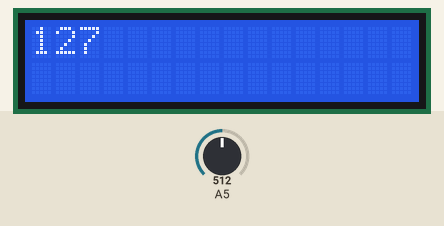
This sketch was run on a simulated Arduino Uno, built with avr-gcc and run on an emulated ATmega328P. Parts: 16×2 character LCD. Inputs (shaded band) come from the test bench; at power-on: A5 = 512. What the sketch prints to the serial monitor is not drawn.

Above: at 1.6 s.
1.7 s: A5 set to 716
At 2.4 s:
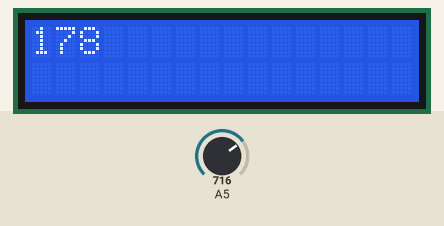
3.6 s: A5 set to 900
At 5.3 s:
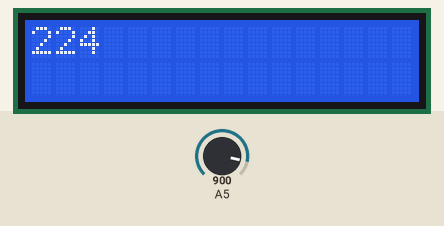
5.7 s: A5 set to 1023
At 7.1 s:
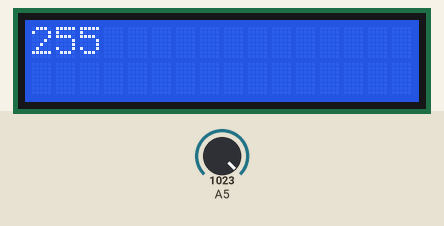
Timing chart, 0 to 8.7 s (numbered marks = the images above; inputs shaded):
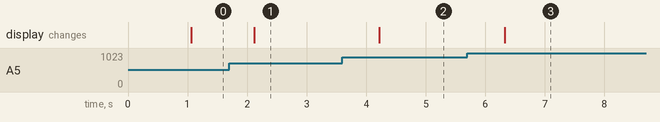

The sketch:

demo.ino
```cpp
#include <LiquidCrystal.h>
LiquidCrystal lcd(7, 6, 5, 4, 3, 2);
String data = "";
bool req = false;
int num = 0;

void setup() {

  lcd.begin(16, 2);
  Serial.begin(9600);
  pinMode(A5, INPUT);
}

void loop() {

  data = Serial.readString();

  lcd.clear();
  num = map(analogRead(A5), 0, 1023, 0, 255);
  lcd.setCursor(0, 0);
  lcd.print(num);
  Serial.println(String(num));

  delay(50);
}
```

Measured:
- after the input at 1.7 s, the display: changes after 0.42 s (image 1)
- after the input at 3.6 s, the display: changes after 0.62 s (image 2)
- after the input at 5.7 s, the display: changes after 0.63 s (image 3)
